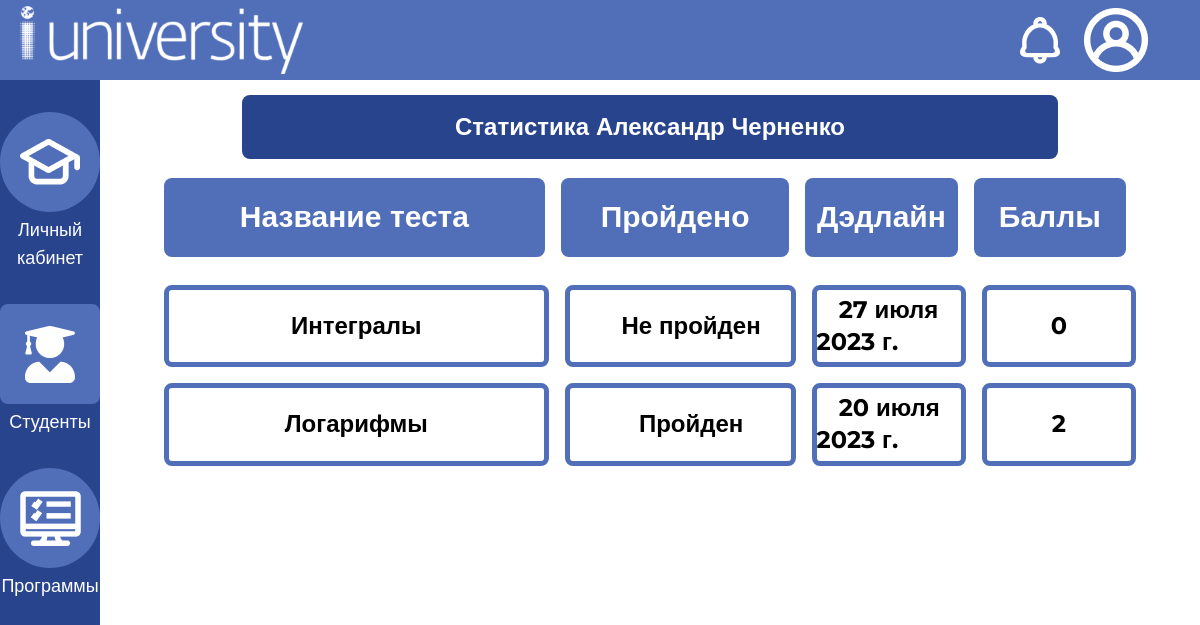
The app's page /teacher/students/progress/1 (signed in), older data.
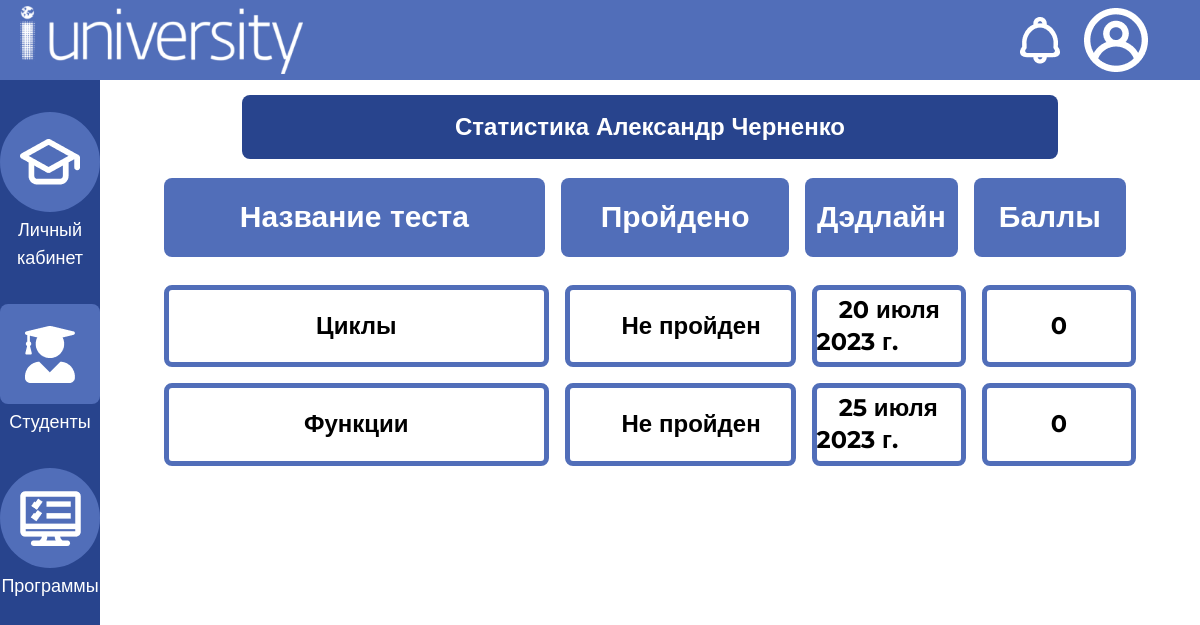
The same page, newer data.
### testing_system/models.py (models this page shows)
class Student(models.Model):
    user = models.OneToOneField(User, null=True, on_delete=models.CASCADE, related_name='+')
    teacher = models.ForeignKey(User, null=True, on_delete=models.CASCADE)
    programs = models.ManyToManyField("Program")

class Test(models.Model):
    name = models.TextField(default='')
    description = models.TextField(default='')
    deadline = models.DateField(null=True)
    program = models.ForeignKey(Program, on_delete=models.CASCADE, null=True)

class Result(models.Model):
    test = models.ForeignKey(Test, on_delete=models.CASCADE, null=True)
    student = models.ForeignKey(Student, on_delete=models.CASCADE, null=True)
    total = models.BigIntegerField(default=0)

### testing_system/views.py (the view)
# urls.py: path("teacher/students/progress/<int:student_id>", views.check_student_progress_view, name="studentProgress"),
@login_required
@permission_required('testing_system.add_student')
def check_student_progress_view(request, student_id):
    student = Student.objects.get(id=student_id)
    results = []
    tests = []
    for program in student.programs.all():
        for test in program.test_set.all():
            if test.result_set.filter(student=student).exists():
                result = test.result_set.get(student=student)
                results.append(result)
            else:
                tests.append(test)
    return render(request, 'testing_system/studentProgress.html', context={'student':student,'tests':tests,'results':results})

### testing_system/templates/testing_system/studentProgress.html (shortened to what this page needs)
<!doctype html>
{% load static %}
<html lang="ru">
<head>
    <script src="https://cdn.tailwindcss.com"></script>
    <link rel="stylesheet" href="{% static "css/font.css" %}" />
    <link rel="stylesheet" href="{% static "css/scroll_10px.css" %}" />
</head>
<body>
    <div class="w-screen h-screen overflow-hidden">
        {% include "pattern/header.html" %}
        <div class="flex flex-row h-[90%]">
            {% include "pattern/nav.html" %}
            <div class="w-11/12 px-10 flex flex-col items-center h-full py-3">
                <div class="flex flex-none items-center justify-center w-4/5 h-[10%]">
                    <div class="w-full p-4 bg-[#28448D] text-[#FFFFFF] rounded-lg text-center text-2xl font-bold select-none">
                        Статистика {{student.user.first_name}} {{student.user.last_name}}
                    </div>
                </div>
                <div class="flex flex-col w-full h-[90%] p-4">
                    <div class="flex flex-row w-full h-1/6 flex-none pr-[0.625rem]">
                        <div class="bg-[#516EB9] rounded-lg text-[#FFFFFF] text-3xl font-bold w-5/12 h-4/5 mx-2"><div class="w-full h-full flex justify-center items-center select-none">Название теста</div></div>
                        <div class="bg-[#516EB9] rounded-lg text-[#FFFFFF] text-3xl font-bold w-3/12 h-4/5 mx-2"><div class="w-full h-full flex justify-center items-center select-none">Пройдено</div></div>
                        <div class="bg-[#516EB9] rounded-lg text-[#FFFFFF] text-3xl font-bold w-2/12 h-4/5 mx-2"><div class="w-full h-full flex justify-center items-center select-none">Дэдлайн</div></div>
                        <div class="bg-[#516EB9] rounded-lg text-[#FFFFFF] text-3xl font-bold w-2/12 h-4/5 mx-2"><div class="w-full h-full flex justify-center items-center select-none">Баллы</div></div>
                    </div>
                    <div class="overflow-scroll flex flex-col items-center w-full h-5/6">
                        {%for test in tests%}
                        <div class="flex flex-row w-full h-1/6 flex-none my-2">
                            <div class="border-[#516EB9] border-[5px] rounded-lg text-[#00000] text-2xl font-bold w-5/12 h-full mx-2"><div class="w-full h-full flex justify-center items-center select-none"> {{test.name}} </div></div>
                            <div class="border-[#516EB9] border-[5px] rounded-lg text-[#00000] text-2xl font-bold w-3/12 h-full mx-2"><div class="w-full h-full flex justify-center items-center select-none">ㅤНе пройден</div></div>
                            <div class="border-[#516EB9] border-[5px] rounded-lg text-[#00000] text-2xl font-bold w-2/12 h-full mx-2"><div class="w-full h-full flex justify-center items-center select-none">ㅤ{{test.deadline}}</div></div>
                            <div class="border-[#516EB9] border-[5px] rounded-lg text-[#00000] text-2xl font-bold w-2/12 h-full mx-2"><div class="w-full h-full flex justify-center items-center select-none">  0</div></div>
                        </div>
                        {%endfor%}
                        {%for result in results%}
                        <div class="flex flex-row w-full h-1/6 flex-none my-2">
                            <div class="border-[#516EB9] border-[5px] rounded-lg text-[#00000] text-2xl font-bold w-5/12 h-full mx-2"><div class="w-full h-full flex justify-center items-center select-none"> {{result.test.name}} </div></div>
                            <div class="border-[#516EB9] border-[5px] rounded-lg text-[#00000] text-2xl font-bold w-3/12 h-full mx-2"><div class="w-full h-full flex justify-center items-center select-none">ㅤПройден</div></div>
                            <div class="border-[#516EB9] border-[5px] rounded-lg text-[#00000] text-2xl font-bold w-2/12 h-full mx-2"><div class="w-full h-full flex justify-center items-center select-none">ㅤ{{result.test.deadline}}</div></div>
                            <div class="border-[#516EB9] border-[5px] rounded-lg text-[#00000] text-2xl font-bold w-2/12 h-full mx-2"><div class="w-full h-full flex justify-center items-center select-none">  {{result.total}}</div></div>
                        </div>
                        {%endfor%}
                    </div>
                </div>
            </div>
        </div>
    </div>
</body>
</html>

### testing_system/templates/pattern/header.html (shortened to what this page needs)
{% load static %}
<div class="w-full h-[10%] bg-[#516EB9] flex flex-row">
    <div class="flex items-center w-auto pl-5">
        <img src="{% static "images/tiuyu_name.png" %}" class="py-4 select-none" />
    </div>
    <div class="flex justify-end items-center w-full pr-10">
        <img src="{% static "images/bell.png" %}" class="px-3 select-none" />
        <div class="group/item">
            <img src="{% static "images/profile.png" %}" class="select-none px-3" />
        </div>
    </div>
</div>

### testing_system/templates/pattern/nav.html (shortened to what this page needs)
{% load static %}
<div class="h-full bg-[#28448D] w-1/12 flex flex-col">
    {% if request.path == "/student/progress" %}
    <form action="{% url 'studentHome' %}" class="mt-8">
        <button type="submit" class="transition duration-300 ease-in-out bg-[#516EB9] h-fit w-fit rounded-full flex mx-auto hover:bg-[#4462AB]">
            <img src="{% static "images/study_hat.png" %}" class="px-[20px] py-[27px] select-none" />
        </button>
        <div class="flex mx-auto text-[#FFFFFF] h-fit w-fit font-medium text-lg mt-1 select-none">Программы</div>
    </form>
    <form action="{% url 'progress' %}" class="mt-8">
        <button type="submit" class="transition duration-300 ease-in-out bg-[#516EB9] h-fit w-fit rounded-lg flex mx-auto hover:bg-[#4462AB]">
            <img src="{% static "images/progress.png" %}" class="px-[25px] py-[26.5px] select-none" />
        </button>
        <div class="flex mx-auto text-[#FFFFFF] h-fit w-fit font-medium text-lg mt-1 select-none">Прогресс</div>
    </form>
    {% elif "/teacher/students" in request.path %}
    <form action="{% url 'teacherHome' %}" class="mt-8">
        <button type="submit" class="transition duration-300 ease-in-out bg-[#516EB9] h-fit w-fit rounded-full flex mx-auto hover:bg-[#4462AB]">
            <img src="{% static "images/study_hat.png" %}" class="px-[20px] py-[27px] select-none" />
        </button>
        <div class="flex mx-auto text-[#FFFFFF] h-fit w-fit font-medium text-lg mt-1 select-none text-center">Личный кабинет</div>
    </form>
    <form action="{% url 'teacherStudents' %}" class="mt-8">
        <button type="submit" class="transition duration-300 ease-in-out bg-[#516EB9] h-fit w-fit rounded-lg flex mx-auto hover:bg-[#4462AB]">
            <img src="{% static "images/student.png" %}" class="px-[25px] py-[21.5px] select-none" />
        </button>
        <div class="flex mx-auto text-[#FFFFFF] h-fit w-fit font-medium text-lg mt-1 select-none">Студенты</div>
    </form>
    <form action="{% url 'teacherPrograms' %}" class="mt-8">
        <button type="submit" class="transition duration-300 ease-in-out bg-[#516EB9] h-fit w-fit rounded-full flex mx-auto hover:bg-[#4462AB]">
            <img src="{% static "images/computer.png" %}" class="px-[19.5px] py-[22.5px] select-none" />
        </button>
        <div class="flex mx-auto text-[#FFFFFF] h-fit w-fit font-medium text-lg mt-1 select-none text-center">Программы</div>
    </form>
    {% endif %}
</div>

Row changes from the older to the newer data that the page shows:
removed Test: name "Интегралы", deadline "27 июля 2023 г."
removed Result: test.name "Логарифмы", test.deadline "20 июля 2023 г.", total "2"
added Test: name "Циклы", deadline "20 июля 2023 г."
added Test: name "Функции", deadline "25 июля 2023 г."
